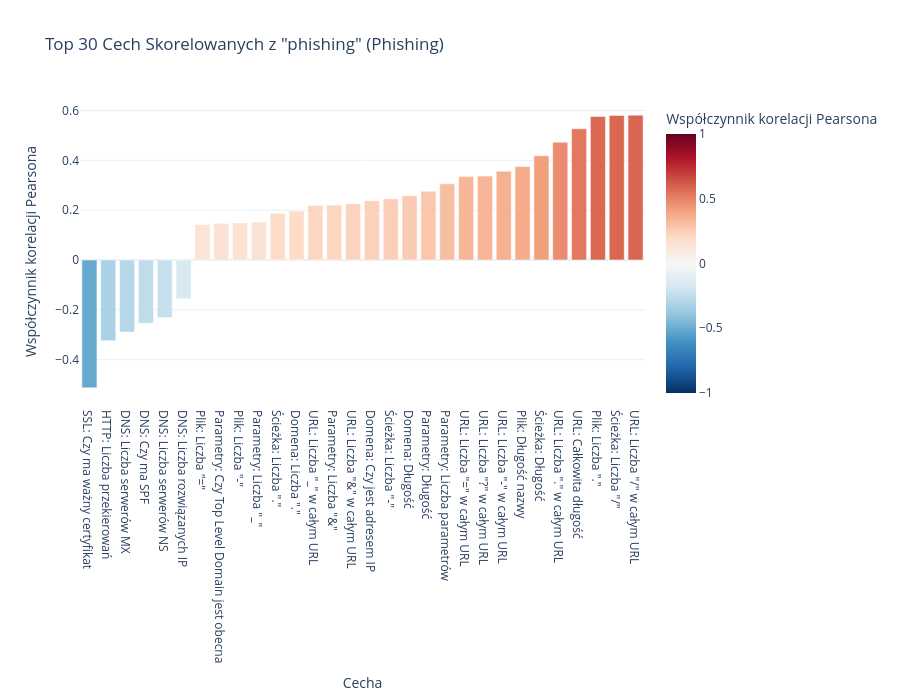

The code cell stored with this chart in its notebook:
### Markdown cell above
## 4. Analiza Korelacji

### Code cell
def analyze_correlations(df):
    print("=" * 80)
    print("ANALIZA KORELACJI")
    print("=" * 80)

    target_col = df.columns[-1]
    feature_cols = df.select_dtypes(include=[np.number]).columns.drop(target_col)

    print(f"\n1. KORELACJE ZE ZMIENNĄ DOCELOWĄ ({target_col}):")
    target_correlations = df[feature_cols].corrwith(df[target_col]).to_frame('Korelacja')
    target_correlations['Abs_Korelacja'] = target_correlations['Korelacja'].abs()
    target_correlations = target_correlations.sort_values('Abs_Korelacja', ascending=False)

    print(f"\nTop 20 Cech Najbardziej Skorelowanych z '{target_col}':")
    top_20_corr = target_correlations.head(20).copy()
    top_20_corr.index = [get_readable_name(feat) for feat in top_20_corr.index]
    print(top_20_corr.to_string())

    top_30_data = target_correlations.head(30).sort_values('Korelacja').copy()
    top_30_data.index = [get_readable_name(feat) for feat in top_30_data.index]

    fig = px.bar(top_30_data,
                 y='Korelacja',
                 title=f'Top 30 Cech Skorelowanych z "{target_col}" (Phishing)',
                 labels={'index': 'Cecha', 'Korelacja': 'Współczynnik korelacji Pearsona'},
                 color='Korelacja',
                 color_continuous_scale='RdBu_r',
                 range_color=[-1, 1])
    fig.update_layout(height=700)
    fig.write_html(f'{html_dir}/target_correlations.html')
    fig.write_image(f'{png_dir}/target_correlations.png', scale=2)
    fig.show()

    print("\n2. ANALIZA WIELOKOLINEARNOŚCI:")
    correlation_matrix = df[feature_cols].corr()
    high_corr_pairs = correlation_matrix.unstack().sort_values(ascending=False)
    high_corr_pairs = high_corr_pairs[high_corr_pairs > 0.7]
    high_corr_pairs = high_corr_pairs[high_corr_pairs < 1.0]

    if not high_corr_pairs.empty:
        print(f"   Znaleziono {len(high_corr_pairs)} wysoko skorelowanych par cech (|r| > 0.7)")
        print("\n   Top 10 skorelowanych par:")
        top_10_pairs = high_corr_pairs.head(10).copy()
        top_10_pairs.index = [(get_readable_name(idx[0]), get_readable_name(idx[1])) for idx in top_10_pairs.index]
        print(top_10_pairs)
    else:
        print("   ✅ Nie wykryto wysokiej wielokolinearności (|r| > 0.7)")

    target_correlations.to_csv(f'{csv_dir}/target_correlations.csv')
    print(f"\n✓ Analiza korelacji zapisana do: {csv_dir}/target_correlations.csv")
    print(f"✓ Wizualizacja zapisana do: {png_dir}/target_correlations.png")

    return target_correlations, correlation_matrix

target_correlations, correlation_matrix = analyze_correlations(df_clean)

### Figure 1 — Plotly figure (JSON) as saved in the notebook; plotly's stock layout.template omitted (floating-point values rounded to 4 significant figures)
{"data": [{"hovertemplate": "Cecha=%{x}<br>Współczynnik korelacji Pearsona=%{marker.color}<extra></extra>", "legendgroup": "", "marker": {"color": [-0.5134, -0.3242, -0.2896, -0.2542, -0.2308, -0.1556, 0.1422, 0.1473, 0.1488, 0.1527, 0.1877, 0.1964, 0.2191, 0.2202, 0.2262, 0.2378, 0.2456, 0.2579, 0.2759, 0.3061, 0.3355, 0.3368, 0.3565, 0.3754, 0.4183, 0.4729, 0.527, 0.5758, 0.5803, 0.5816], "coloraxis": "coloraxis", "pattern": {"shape": ""}}, "name": "", "orientation": "v", "showlegend": false, "textposition": "auto", "type": "bar", "x": ["SSL: Czy ma ważny certyfikat", "HTTP: Liczba przekierowań", "DNS: Liczba serwerów MX", "DNS: Czy ma SPF", "DNS: Liczba serwerów NS", "DNS: Liczba rozwiązanych IP", "Plik: Liczba \"=\"", "Parametry: Czy Top Level Domain jest obecna", "Plik: Liczba \"-\"", "Parametry: Liczba \"_\"", "Ścieżka: Liczba \".\"", "Domena: Liczba \".\"", "URL: Liczba \"_\" w całym URL", "Parametry: Liczba \"&\"", "URL: Liczba \"&\" w całym URL", "Domena: Czy jest adresem IP", "Ścieżka: Liczba \"-\"", "Domena: Długość", "Parametry: Długość", "Parametry: Liczba parametrów", "URL: Liczba \"=\" w całym URL", "URL: Liczba \"?\" w całym URL", "URL: Liczba \"-\" w całym URL", "Plik: Długość nazwy", "Ścieżka: Długość", "URL: Liczba \".\" w całym URL", "URL: Całkowita długość", "Plik: Liczba \".\"", "Ścieżka: Liczba \"/\"", "URL: Liczba \"/\" w całym URL"], "xaxis": "x", "y": [-0.5134, -0.3242, -0.2896, -0.2542, -0.2308, -0.1556, 0.1422, 0.1473, 0.1488, 0.1527, 0.1877, 0.1964, 0.2191, 0.2202, 0.2262, 0.2378, 0.2456, 0.2579, 0.2759, 0.3061, 0.3355, 0.3368, 0.3565, 0.3754, 0.4183, 0.4729, 0.527, 0.5758, 0.5803, 0.5816], "yaxis": "y"}], "layout": {"barmode": "relative", "coloraxis": {"cmax": 1, "cmin": -1, "colorbar": {"title": {"text": "Współczynnik korelacji Pearsona"}}, "colorscale": [[0, "rgb(5,48,97)"], [0.1, "rgb(33,102,172)"], [0.2, "rgb(67,147,195)"], [0.3, "rgb(146,197,222)"], [0.4, "rgb(209,229,240)"], [0.5, "rgb(247,247,247)"], [0.6, "rgb(253,219,199)"], [0.7, "rgb(244,165,130)"], [0.8, "rgb(214,96,77)"], [0.9, "rgb(178,24,43)"], [1, "rgb(103,0,31)"]]}, "height": 700, "legend": {"tracegroupgap": 0}, "title": {"text": "Top 30 Cech Skorelowanych z \"phishing\" (Phishing)"}, "xaxis": {"anchor": "y", "domain": [0, 1], "title": {"text": "Cecha"}}, "yaxis": {"anchor": "x", "domain": [0, 1], "title": {"text": "Współczynnik korelacji Pearsona"}}}}
